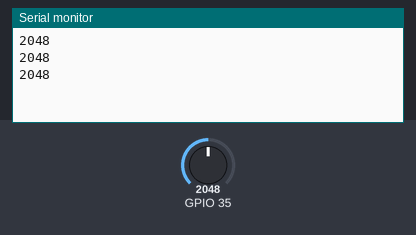
Bench run of a sketch on a simulated ESP32. Shown: the last lines printed to the serial monitor. The test bench sets the inputs (shaded band); at power-on: GPIO 35 = 2048.

Above: at 1.3 s.
1.4 s: GPIO 35 set to 2866
At 1.9 s:
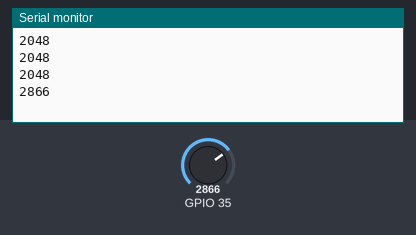
2.9 s: GPIO 35 set to 3603
At 3.4 s:
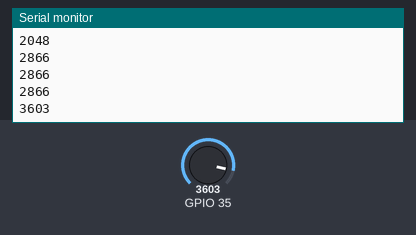
Timing chart, 0 to 5.9 s (numbered marks = the images above; inputs shaded):
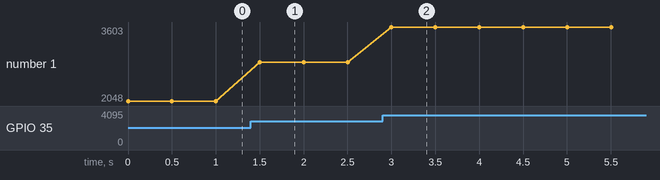

The sketch:

Helligkeitssensor2.ino
```cpp
void setup() {
  Serial.begin(9600);
  pinMode(35, INPUT);
}

void loop() {
  int Helligkeit = analogRead(35);
  Serial.println(Helligkeit);
  delay(500);
}
```

Measured:
- after the input at 1.4 s, the serial monitor: prints a new line after 0.10 s (image 1)
- after the input at 2.9 s, the serial monitor: prints a new line after 0.10 s (image 2)
- plotted number 1: 2048 → 2866 after the input at 1.4 s, 2866 → 3603 after the input at 2.9 s
